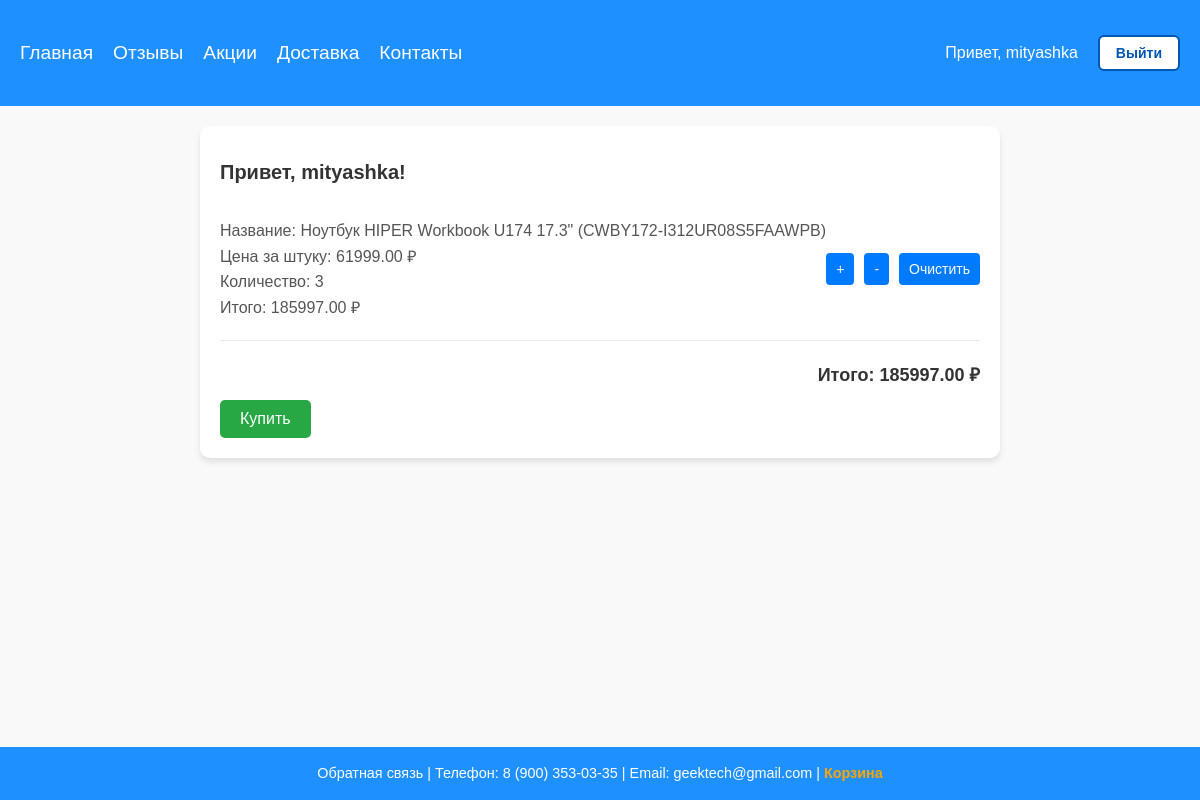
Page /geektech/cart/ (signed in) on the earlier database version.
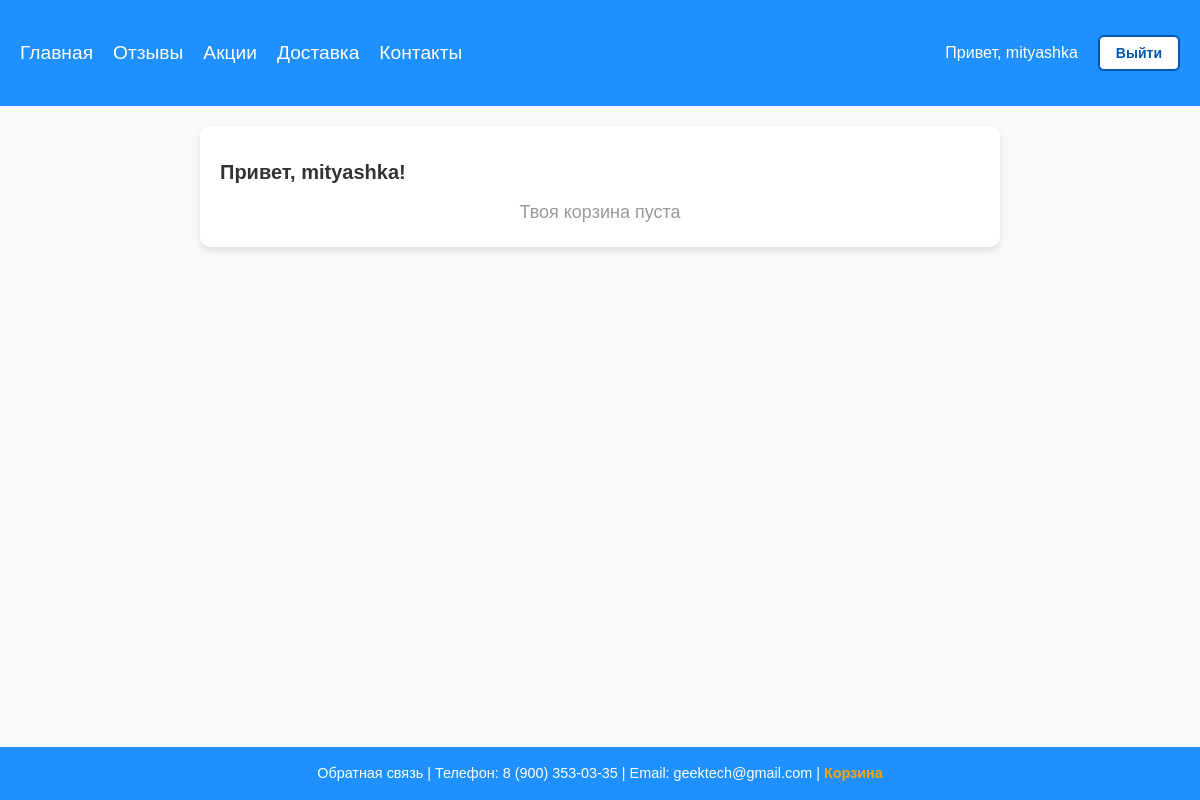
Same page on the later database version.
### shopapp/models.py (models this page shows, shortened)
class Cart(models.Model):
    user = models.ForeignKey(User, on_delete=models.CASCADE)
    product = models.ForeignKey(Product, on_delete=models.CASCADE)
    quantity = models.PositiveIntegerField(default=0)
    created_timestamp = models.DateTimeField(auto_now_add=True)

class Product(models.Model):
    product_name = models.CharField(max_length=100)
    manufacturer = models.CharField(max_length=80)
    price = models.DecimalField(max_digits=10, decimal_places=2)
    description = models.TextField()
    images = models.ManyToManyField(ProductImage, blank=True, related_name='products')
    preview = models.ImageField(upload_to='products/previews/', blank=True, null=True)
    created_at = models.DateTimeField(auto_now_add=True)
    updated_at = models.DateTimeField(auto_now=True)
    discount = models.DecimalField(max_digits=5, decimal_places=2, default=0.00)
    stock_quantity = models.PositiveIntegerField(default=0)
    category = models.ForeignKey(Category, on_delete=models.CASCADE, related_name="products")

### shopapp/views.py (the view)
# urls.py: path('cart/', cart_view, name='cart'),
@login_required
def cart_view(request: HttpRequest):
    cart_items = Cart.objects.filter(user=request.user)
    total_price = sum(item.product.price * item.quantity for item in cart_items)
    for item in cart_items:
        item.total_price = item.quantity * item.product.price
    return render(request, 'cart.html', {'cart_items': cart_items, 'total_price': total_price})

### shopapp/templates/cart.html (shortened to what this page needs)
{% extends 'base.html' %}
{% block additional_styles %}
    {% load static %}
    <link rel="stylesheet" href="{% static 'css/base.css' %}">
    <link rel="stylesheet" href="{% static 'css/cart.css' %}">
{% endblock %}
{% block main %}
<div class="cart-container">
    <div>Привет, {{ user.username }}!</div>
    {% if not cart_items %}
        <p class="cart-empty">Твоя корзина пуста</p>
    {% else %}
        {% for item in cart_items %}
            <div class="cart-item">
                <div>
                    <p>Название: {{ item.product.product_name }}</p>
                    <p>Цена за штуку: {{ item.product.price }} ₽</p>
                    <p>Количество: {{ item.quantity }}</p>
                    <p>Итого: {{ item.total_price }} ₽</p>
                </div>
                <div class="cart-item-actions">
                    <a href="{% url 'shopapp:cart-add' item.product.id %}">+</a>
                    <a href="{% url 'shopapp:cart-decrease' item.product.id %}">-</a>
                    <a href="{% url 'shopapp:cart-delete' item.id %}">Очистить</a>
                </div>
            </div>
        {% endfor %}
        <div class="cart-total">
            <p>Итого: {{ total_price }} ₽</p>
        </div>
        <form id="order-form" method="POST" action="{% url 'shopapp:order-create' %}">
            <button type="submit">Купить</button>
        </form>
    {% endif %}
</div>
{% endblock %}

Differences in the rows shown:
removed Cart: product.product_name "Ноутбук HIPER Workbook U174 17.3\" (CWBY172-I312UR08S5FAAWPB)", product.price "61999.00", quantity "3", total_price "185997.00"
Other differences:
{{ total_price }}: "185997.00" → (not shown)
text no longer shown: "Итого: ₽ Купить"
text now shown: "Твоя корзина пуста"
